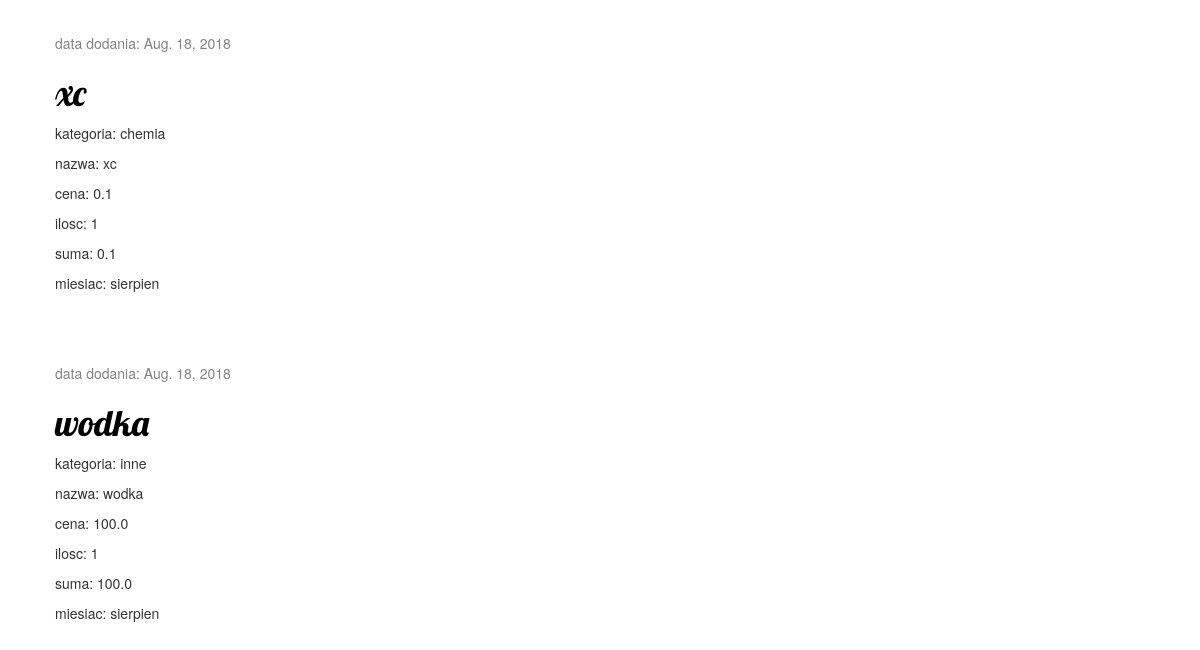
Before: / (lower part) with the older database file.
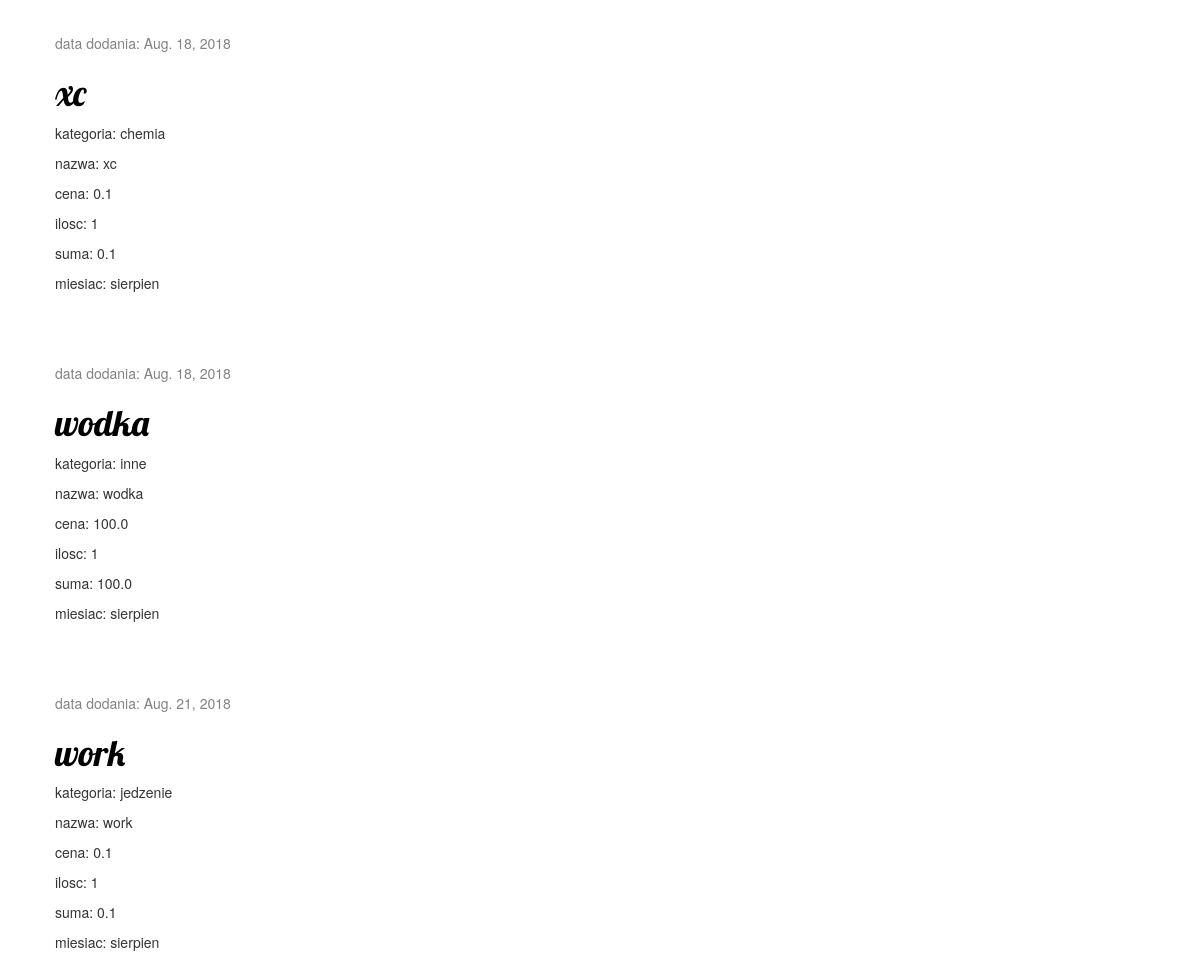
After: the same page with the newer database file.
### homeb_app/models.py (models this page shows, shortened)
class Zakup(models.Model):
    category = models.ForeignKey(Kategoria, on_delete=models.CASCADE, default=1)
    month = models.ForeignKey(Miesiac, on_delete=models.CASCADE, default=datetime.datetime.now().month)
    name = models.CharField(max_length=30)
    price = models.FloatField(default=0.1)
    quantity = models.IntegerField(default=1)
    date = models.DateField(auto_now_add=True, blank=True)
    def total(self):
        amount = (self.price * self.quantity)
        return amount

class Kategoria(models.Model):
    name = models.CharField(max_length=30)
    def __str__(self):
        return self.name

class Miesiac(models.Model):
    name = models.CharField(max_length=15)
    def __str__(self):
        return self.name

### homeb_app/views.py (the view)
# urls.py: path('', views.zakup_list, name='zakup_list'),
def zakup_list(request):
    zakupy = Zakup.objects.all()
    return render(request, 'homeb_app/zakup_list.html', {'zakupy': zakupy})

### homeb_app/templates/homeb_app/zakup_list.html
{% extends 'homeb_app/base.html' %}
    {% block content %}
        {% for zakup in zakupy %}
        <div class="post">
            <div class="date">
                <p>data dodania: {{ zakup.date }}</p>
            </div>
            <h1><a href="{% url 'zakup_detail' pk=zakup.pk %}">{{ zakup.name }}</a></h1>
                <p>kategoria: {{ zakup.category }}</p>
                <p>nazwa: {{ zakup.name }}</p>
                <p>cena: {{ zakup.price }}</p>
                <p>ilosc: {{ zakup.quantity }}</p>
                <p>suma: {{ zakup.total }}</p>
                <p>miesiac: {{ zakup.month }}</p>
            </div>
        {% endfor %}
    {% endblock %}

Changed rows visible on the page:
added Zakup: date "Aug. 21, 2018", name "work", category "jedzenie", price "0.1", quantity "1", total "0.1", month "sierpien"
